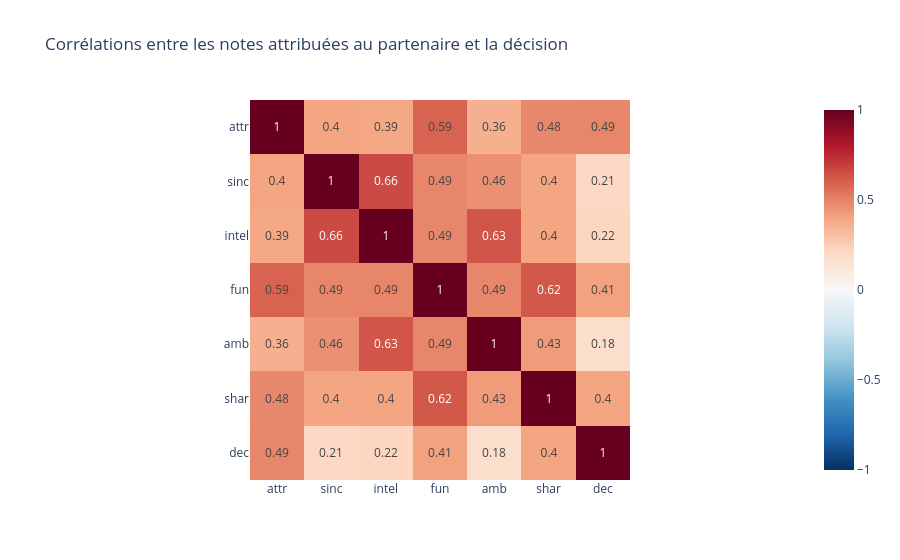

The code cell stored with this chart in its notebook:
### Code cell
matrice = df[notes + ["dec"]].corr().round(2)

fig = px.imshow(matrice,
                text_auto=True,
                color_continuous_scale="RdBu_r",
                zmin=-1, zmax=1,
                title="Corrélations entre les notes attribuées au partenaire et la décision")
fig.show()

### Figure 1 — Plotly figure (JSON) as saved in the notebook; plotly's stock layout.template omitted (floating-point values rounded to 4 significant figures)
{"data": [{"coloraxis": "coloraxis", "hovertemplate": "x: %{x}<br>y: %{y}<br>color: %{z}<extra></extra>", "name": "0", "texttemplate": "%{z}", "type": "heatmap", "x": ["attr", "sinc", "intel", "fun", "amb", "shar", "dec"], "xaxis": "x", "y": ["attr", "sinc", "intel", "fun", "amb", "shar", "dec"], "yaxis": "y", "z": [[1, 0.4, 0.39, 0.59, 0.36, 0.48, 0.49], [0.4, 1, 0.66, 0.49, 0.46, 0.4, 0.21], [0.39, 0.66, 1, 0.49, 0.63, 0.4, 0.22], [0.59, 0.49, 0.49, 1, 0.49, 0.62, 0.41], [0.36, 0.46, 0.63, 0.49, 1, 0.43, 0.18], [0.48, 0.4, 0.4, 0.62, 0.43, 1, 0.4], [0.49, 0.21, 0.22, 0.41, 0.18, 0.4, 1]]}], "layout": {"coloraxis": {"cmax": 1, "cmin": -1, "colorscale": [[0, "rgb(5,48,97)"], [0.1, "rgb(33,102,172)"], [0.2, "rgb(67,147,195)"], [0.3, "rgb(146,197,222)"], [0.4, "rgb(209,229,240)"], [0.5, "rgb(247,247,247)"], [0.6, "rgb(253,219,199)"], [0.7, "rgb(244,165,130)"], [0.8, "rgb(214,96,77)"], [0.9, "rgb(178,24,43)"], [1, "rgb(103,0,31)"]]}, "title": {"text": "Corrélations entre les notes attribuées au partenaire et la décision"}, "xaxis": {"anchor": "y", "constrain": "domain", "domain": [0, 1], "scaleanchor": "y"}, "yaxis": {"anchor": "x", "autorange": "reversed", "constrain": "domain", "domain": [0, 1]}}}
